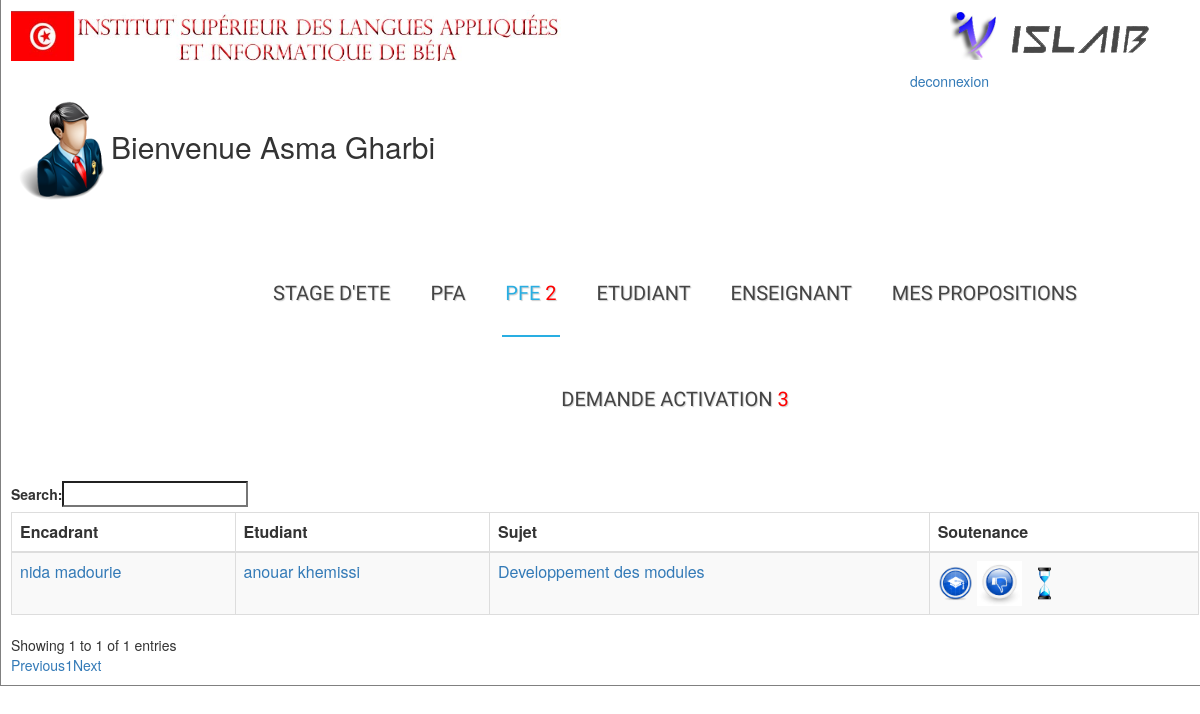
The app's page /admin/listedeencadrant.php (signed in) with its own data.
### tables this page shows
CREATE TABLE IF NOT EXISTS `affecter` (
  `id` int(11) NOT NULL AUTO_INCREMENT,
  `cinencadrant` int(25) NOT NULL,
  `cinetudiant` int(25) NOT NULL,
  `idsujet` int(25) NOT NULL,
  PRIMARY KEY (`id`)
);

CREATE TABLE IF NOT EXISTS `enseignant` (
  `id` int(11) NOT NULL AUTO_INCREMENT,
  `nom` varchar(25) NOT NULL,
  `prenom` varchar(25) NOT NULL,
  `cin` int(8) NOT NULL,
  `email` varchar(50) NOT NULL,
  `grade` varchar(50) NOT NULL,
  `iddepartement` varchar(25) NOT NULL,
  `tel` int(12) NOT NULL,
  `adresse` varchar(25) NOT NULL,
  `active` varchar(25) NOT NULL,
  PRIMARY KEY (`id`)
);

CREATE TABLE IF NOT EXISTS `etudiant` (
  `id` int(11) NOT NULL AUTO_INCREMENT,
  `nom` varchar(28) NOT NULL,
  `prenom` varchar(25) NOT NULL,
  `email` varchar(50) NOT NULL,
  `cin` int(8) NOT NULL,
  `datedenaissance` date NOT NULL,
  `adresse` varchar(50) NOT NULL,
  `ville` varchar(50) NOT NULL,
  `tel` int(12) NOT NULL,
  `niveau` int(2) NOT NULL,
  `active` varchar(25) NOT NULL,
  `idspecialite` varchar(25) NOT NULL,
  `groupe` int(2) NOT NULL,
  PRIMARY KEY (`id`)
);

CREATE TABLE IF NOT EXISTS `sujetdestage` (
  `id` int(11) NOT NULL AUTO_INCREMENT,
  `titre` varchar(25) NOT NULL,
  `cahierdecharge` text NOT NULL,
  `datedecreation` varchar(25) NOT NULL,
  `datefin` date NOT NULL,
  `datedebut` date NOT NULL,
  `objet` varchar(50) NOT NULL,
  `etat` varchar(50) NOT NULL,
  `societe` varchar(50) NOT NULL,
  `encadrant1` varchar(50) NOT NULL,
  `encadrant2` varchar(25) NOT NULL,
  `motcle` varchar(50) NOT NULL,
  `cinencadrant` int(11) NOT NULL,
  `cinproposeur` int(11) NOT NULL,
  `idconception` varchar(25) NOT NULL,
  `idcompetences` varchar(25) NOT NULL,
  `anneeuniversaire` varchar(25) NOT NULL,
  `type` varchar(255) NOT NULL,
  PRIMARY KEY (`id`)
);

### classes/sujetmanager.php (called while the page is built, shortened)
<?php
class sujetmanager{
	function afficheencadrant(){
		$sql = "SELECT *FROM affecter";
        $req = mysql_query($sql);
        	$sql1 = "SELECT *FROM affecter";
        $req1 = mysql_query($sql1);
        	if(mysql_fetch_row($req1)>0){
while($data =mysql_fetch_assoc($req)){
	$tableau[]=$data;
	}
	return $tableau;
}
}
	public function nombredesujetpropose(){
 $sql = "SELECT count(*) FROM
sujetdestage where type='pfe'and etat='proposer'";
$req = mysql_query($sql) ;
 $a_result=mysql_fetch_row($req);
 return  $a_result;
}
}
?>

### classes/usersmanager.php (called while the page is built, shortened)
<?php
class Usersmanager{
	public function nombredemandedactiveetudiant(){
 $sql = "SELECT count(*) FROM
etudiant where active='non'";
$req = mysql_query($sql) ;
 $a_result=mysql_fetch_row($req);
 return  $a_result;
}
	public function nombredemandedactiveenseignant(){
 $sql = "SELECT count(*) FROM
enseignant where active='non'";
$req = mysql_query($sql) ;
 $a_result=mysql_fetch_row($req);
 return  $a_result;
}
}
?>

### admin/listedeencadrant.php (the view, shortened to what this page needs)
<?php
  $user= new Usersmanager();
    $sujet= new sujetmanager();
$sujets=$sujet->afficheencadrant();
if(isset($_SESSION)){
  $user->auth($_SESSION['email'],$_SESSION['cin']);
}
  $a_result1=$user->nombredemandedactiveenseignant();
$a_result=$user->nombredemandedactiveetudiant();
$a=$a_result[0]+$a_result1[0];
$pro=$sujet->nombredesujetpropose();
?>
<html lang=''>
<head>
<link href="..\css\style.css" rel="stylesheet" type="text/css" />
 <link rel="stylesheet" href="//maxcdn.bootstrapcdn.com/bootstrap/3.3.6/css/bootstrap.min.css" />
<link rel="stylesheet" href="https://cdn.datatables.net/1.10.11/css/dataTables.bootstrap.min.css" />
<link rel="stylesheet" href="https://cdn.datatables.net/buttons/1.1.2/css/buttons.bootstrap.min.css" />
<link rel="stylesheet" href="../bootstrap/css/bootstrap.css" />
 <link rel="stylesheet" type="text/css" href="../css/styles.css">
    <link rel="stylesheet" type="text/css" href="styles.css" media="all" />
<body>
<div id="container">
<img id="i" src="../image/f.jpg" >
<img id="f" src="../image/l.png">
<div class="right" ><a href="?m=deco">deconnexion</a></div>
<br><br>
    <h2> <img src="../image/Administrateur.png" width="100" height="100" >Bienvenue  <?php echo ucfirst(strtolower(trim( $_SESSION['nom']))) ; ?> <?php
echo ucfirst(strtolower(trim($_SESSION['prenom']))); ?></h2>
    <div class="container">
 <header>
    <div id="fdw">
          <nav>
                     <ul><li><a href="listedesujetete.php">Stage d'ete</a>
       </li>
            <li><a href="listedesujetpfa.php">PFA</a>
            </li>
            <li class="current">
                <a href="listedesujetpfe.php">PFE <font color="red"><?php if ($pro[0]>0){
      echo $pro[0]; }?> </font><span class="arrow"></span></a>
              </li>  <li ><a href="listedeetudiant.php">etudiant<span class="arrow"></span> </a>
            </li>
            <li><a href="listedeenseignant.php">enseignant </a></li>
   <li><a href="mesproposition.php"> mes propositions</a></li>
  <li>
                 <a href="demandedactiveetudiant.php">demande activation
                <font color="red"><?php if ($a>0){
      echo $a; }?></font><span class="arrow"></span></a>
            </ul>
          </nav>
    </div>
  </header>
</div>
 <table id="example" class="table table-striped table-bordered" cellspacing="0" width="100%">
 <thead>
 <tr>
 <th>Encadrant </th>
 <th> Etudiant</th>
 <th> Sujet</th>
 <th>Soutenance</th>
 </tr>
 </thead>
    <?php if(!empty($sujets)){?>
      <tbody>
    <?php foreach ($sujets as $key=>$value): ?>
	<tr><td><a href="enseignant1.php?cin=<?php echo $value['cinencadrant']?>" target="_blank"><?php $sql="SELECT nom,prenom from enseignant WHERE cin='".$value['cinencadrant']."'";
$req=mysql_query($sql);
$data=mysql_fetch_row($req);echo $data[0]."  ".$data[1]; ?>
 </td>
<td><a href="etudiant.php?cin=<?php echo $value['cinetudiant']?> " target="_blank"><?php  $sql="SELECT nom,prenom from etudiant WHERE cin='".$value['cinetudiant']."'";
$req=mysql_query($sql);
$data=mysql_fetch_row($req);echo $data[0]."  ".$data[1]; ?> </td>
<td><a href="sujet.php?id=<?php echo $value['idsujet']?>" target="_blank"><?php  $sql="SELECT titre from sujetdestage WHERE id='".$value['idsujet']."'";
$req=mysql_query($sql);
$data=mysql_fetch_row($req); echo $data[0]; ?></td>
<td><a href="listedeencadrant.php?id=<?php echo $value['idsujet'];?>&soutenu=oui"onclick="return(confirm('Etes-vous sûr de valide ?'));"><img src="../image/soutenir.png" width="35px" height="35px"></a>
<a href="listedeencadrant.php?id=<?php echo $value['idsujet'];?>&nonvalide=oui"onclick="return(confirm('Etes-vous sûr de non valide le sujet ?'));"><img src="../image/nonvalide.jpg" width="45px" height="45px"></a>
<a href="listedeencadrant.php?id=<?php echo $value['idsujet'];?>&enattende=oui"onclick="return(confirm('Etes-vous sûr de mettre en attende ce sujet?'));"><img src="../image/enattende.png" width="35px" height="35px"></a></td>
</tr>
<?php endforeach;}?>
</tbody>
    </table>
</div>
</body>
</html>

### css/style.css (style rules this page uses)
body { font-family: "Trebuchet MS", Arial, Helvetica, sans-serif; font-size: 0.8em; background-color:#fff; background-repeat: repeat; }
.right { position: absolute; right: 0px; width: 300px; padding: 10px; }
#container { margin-left:auto; margin-right:auto; width: 1210px; margin: auto; padding: 10px; border-right: 1px solid gray; border-bottom: 1px solid gray; border-left: 1px solid gray; background-color: #fff; }
#i { width:550; }
#f { margin-left:385px; }
ul { margin-top:20; margin-left:70; margin:; padding:; }
ul li a { text-decoration:none; }
table { border-collapse:collapse; margin:auto; }

### css/styles.css (style rules this page uses)
.container > header { padding: 20px 30px 20px 30px; margin: 0px 20px 10px 20px; position: relative; display: block; text-shadow: 1px 1px 1px rgba(0,0,0,0.2); text-align: center; }
#fdw nav ul { display:block; z-index:999999; }
#fdw nav ul li { display:inline-block; padding:50px 3px 30px; margin-left:30px; position:relative; }
#fdw nav ul li a:link, #fdw nav ul li a:visited { color:#444; font:normal 20px 'Yanone Kaffeesatz', sans-serif; text-transform:uppercase; display:inline-block; position:relative; }
#fdw nav ul li span { position:absolute; right:-12px; bottom:6px; width:7px; height:8px; margin:0 0 0 3px; float:right; display:block; background:url('images/nav_arrow.png') no-repeat left -8px; font:0/0 a; }
#fdw nav ul li.current { border-bottom:2px solid #29AEE2; }
#fdw nav ul li.current a { color:#29AEE2; cursor: default; }
#fdw nav ul li.current a span { background:url('../images/nav_arrow.png') no-repeat left 0; }

### admin/listedeencadrant.php (style rules this page uses)
.right { position: absolute; right: 0px; width: 300px; padding: 10px; }

### records on screen
affecter: enseignant.nom "nida", enseignant.prenom "madourie", etudiant.nom "anouar", etudiant.prenom "khemissi", sujetdestage.titre "Developpement des modules"

### other values on screen
$_SESSION['nom'] "Asma"
$_SESSION['prenom'] "Gharbi"
$pro[0] "2"
$a "3"
